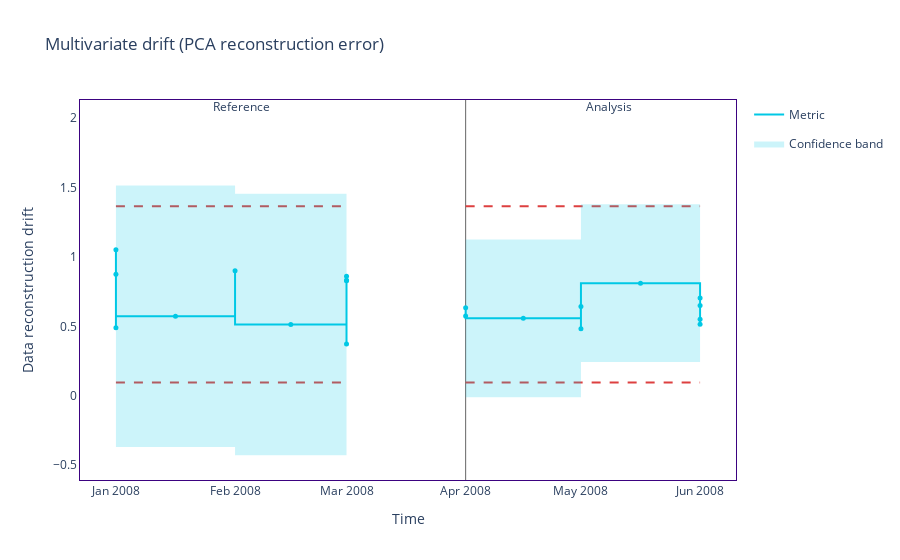

Notebook source saved alongside this figure:
### Code cell
figure = result_2008.plot()

figure.show()

### Figure 1 — Plotly figure (JSON) as saved in the notebook; plotly's stock layout.template omitted (floating-point values rounded to 4 significant figures)
{"data": [{"hoverinfo": "skip", "legendgroup": "metric_reference", "line": {"color": "#00c8e5", "shape": "hv", "width": 2}, "mode": "lines", "name": "Metric", "showlegend": true, "type": "scatter", "x": ["2008-01-01T00:00:00", "2008-01-01T00:00:00", "2008-01-01T00:00:00", "2008-01-01T00:00:00", "2008-02-01T00:00:00", "2008-02-01T00:00:00", "2008-03-01T00:00:00", "2008-03-01T00:00:00", "2008-03-01T00:00:00", "2008-03-01T00:00:00", "2008-03-01T00:00:00"], "y": [0.8746, 1.051, 0.4897, 0.5727, 0.8994, 0.5134, 0.8278, 0.8314, 0.8604, 0.3725, 0.3725]}, {"customdata": [["Data reconstruction drift", "<b style=\"color:#00c8e5;line-height:60px\">Reference</b>", "", "[0:3]", "From <b>Jan-01-2008</b> to <b>Jan-01-2008</b>", 0.8746, 0.941], ["Data reconstruction drift", "<b style=\"color:#00c8e5;line-height:60px\">Reference</b>", "", "[4:7]", "From <b>Jan-01-2008</b> to <b>Jan-01-2008</b>", 1.051, 0.941], ["Data reconstruction drift", "<b style=\"color:#00c8e5;line-height:60px\">Reference</b>", "", "[8:11]", "From <b>Jan-01-2008</b> to <b>Jan-01-2008</b>", 0.4897, 0.941], ["Data reconstruction drift", "<b style=\"color:#00c8e5;line-height:60px\">Reference</b>", "", "[12:15]", "From <b>Jan-01-2008</b> to <b>Feb-01-2008</b>", 0.5727, 0.941], ["Data reconstruction drift", "<b style=\"color:#00c8e5;line-height:60px\">Reference</b>", "", "[16:19]", "From <b>Feb-01-2008</b> to <b>Feb-01-2008</b>", 0.8994, 0.941], ["Data reconstruction drift", "<b style=\"color:#00c8e5;line-height:60px\">Reference</b>", "", "[20:23]", "From <b>Feb-01-2008</b> to <b>Mar-01-2008</b>", 0.5134, 0.941], ["Data reconstruction drift", "<b style=\"color:#00c8e5;line-height:60px\">Reference</b>", "", "[24:27]", "From <b>Mar-01-2008</b> to <b>Mar-01-2008</b>", 0.8278, 0.941], ["Data reconstruction drift", "<b style=\"color:#00c8e5;line-height:60px\">Reference</b>", "", "[28:31]", "From <b>Mar-01-2008</b> to <b>Mar-01-2008</b>", 0.8314, 0.941], ["Data reconstruction drift", "<b style=\"color:#00c8e5;line-height:60px\">Reference</b>", "", "[32:35]", "From <b>Mar-01-2008</b> to <b>Mar-01-2008</b>", 0.8604, 0.941], ["Data reconstruction drift", "<b style=\"color:#00c8e5;line-height:60px\">Reference</b>", "", "[40:39]", "From <b>Mar-01-2008</b> to <b>Mar-01-2008</b>", 0.3725, 0.8417]], "hovertemplate": "%{customdata[1]} &nbsp; &nbsp; %{customdata[2]} <br />Chunk: <b>%{customdata[3]}</b> &nbsp; &nbsp; %{customdata[4]} <br />%{customdata[0]}: <b>%{customdata[5]}</b><br />Confidence band: +/- <b>%{customdata[6]}</b><br /><extra></extra>", "legendgroup": "metric_reference", "marker": {"color": "#00c8e5", "size": 5, "symbol": "circle"}, "mode": "markers", "name": "Metric", "showlegend": false, "type": "scatter", "x": ["2008-01-01T00:00:00", "2008-01-01T00:00:00", "2008-01-01T00:00:00", "2008-01-16T12:00:00", "2008-02-01T00:00:00", "2008-02-15T12:00:00", "2008-03-01T00:00:00", "2008-03-01T00:00:00", "2008-03-01T00:00:00", "2008-03-01T00:00:00"], "y": [0.8746, 1.051, 0.4897, 0.5727, 0.8994, 0.5134, 0.8278, 0.8314, 0.8604, 0.3725, 0.3725]}, {"hoverinfo": "skip", "legendgroup": "metric_analysis", "line": {"color": "#00c8e5", "shape": "hv", "width": 2}, "mode": "lines", "name": "Metric", "showlegend": false, "type": "scatter", "x": ["2008-04-01T00:00:00", "2008-04-01T00:00:00", "2008-04-01T00:00:00", "2008-05-01T00:00:00", "2008-05-01T00:00:00", "2008-05-01T00:00:00", "2008-06-01T00:00:00", "2008-06-01T00:00:00", "2008-06-01T00:00:00", "2008-06-01T00:00:00", "2008-06-01T00:00:00"], "y": [0.6344, 0.5742, 0.5571, 0.6428, 0.4816, 0.8107, 0.7043, 0.5156, 0.6494, 0.551, 0.551]}, {"customdata": [["Data reconstruction drift", "<b style=\"color:#3b0280;line-height:60px\">Analysis</b>", "", "[0:10]", "From <b>Apr-01-2008</b> to <b>Apr-01-2008</b>", 0.6344, 0.5675], ["Data reconstruction drift", "<b style=\"color:#3b0280;line-height:60px\">Analysis</b>", "", "[11:21]", "From <b>Apr-01-2008</b> to <b>Apr-01-2008</b>", 0.5742, 0.5675], ["Data reconstruction drift", "<b style=\"color:#3b0280;line-height:60px\">Analysis</b>", "", "[22:32]", "From <b>Apr-01-2008</b> to <b>May-01-2008</b>", 0.5571, 0.5675], ["Data reconstruction drift", "<b style=\"color:#3b0280;line-height:60px\">Analysis</b>", "", "[33:43]", "From <b>May-01-2008</b> to <b>May-01-2008</b>", 0.6428, 0.5675], ["Data reconstruction drift", "<b style=\"color:#3b0280;line-height:60px\">Analysis</b>", "", "[44:54]", "From <b>May-01-2008</b> to <b>May-01-2008</b>", 0.4816, 0.5675], ["Data reconstruction drift", "<b style=\"color:#3b0280;line-height:60px\">Analysis</b>", "", "[55:65]", "From <b>May-01-2008</b> to <b>Jun-01-2008</b>", 0.8107, 0.5675], ["Data reconstruction drift", "<b style=\"color:#3b0280;line-height:60px\">Analysis</b>", "", "[66:76]", "From <b>Jun-01-2008</b> to <b>Jun-01-2008</b>", 0.7043, 0.5675], ["Data reconstruction drift", "<b style=\"color:#3b0280;line-height:60px\">Analysis</b>", "", "[77:87]", "From <b>Jun-01-2008</b> to <b>Jun-01-2008</b>", 0.5156, 0.5675], ["Data reconstruction drift", "<b style=\"color:#3b0280;line-height:60px\">Analysis</b>", "", "[88:98]", "From <b>Jun-01-2008</b> to <b>Jun-01-2008</b>", 0.6494, 0.5675], ["Data reconstruction drift", "<b style=\"color:#3b0280;line-height:60px\">Analysis</b>", "", "[110:109]", "From <b>Jun-01-2008</b> to <b>Jun-01-2008</b>", 0.551, 0.4705]], "hovertemplate": "%{customdata[1]} &nbsp; &nbsp; %{customdata[2]} <br />Chunk: <b>%{customdata[3]}</b> &nbsp; &nbsp; %{customdata[4]} <br />%{customdata[0]}: <b>%{customdata[5]}</b><br />Confidence band: +/- <b>%{customdata[6]}</b><br /><extra></extra>", "legendgroup": "metric_analysis", "marker": {"color": "#00c8e5", "size": 5, "symbol": "circle"}, "mode": "markers", "name": "Metric", "showlegend": false, "type": "scatter", "x": ["2008-04-01T00:00:00", "2008-04-01T00:00:00", "2008-04-16T00:00:00", "2008-05-01T00:00:00", "2008-05-01T00:00:00", "2008-05-16T12:00:00", "2008-06-01T00:00:00", "2008-06-01T00:00:00", "2008-06-01T00:00:00", "2008-06-01T00:00:00"], "y": [0.6344, 0.5742, 0.5571, 0.6428, 0.4816, 0.8107, 0.7043, 0.5156, 0.6494, 0.551, 0.551]}, {"hoverinfo": "skip", "legendgroup": "alert", "marker": {"color": "#DD4040", "size": 8, "symbol": "diamond"}, "mode": "markers", "name": "Alert", "showlegend": true, "type": "scatter", "x": [], "y": []}, {"hoverinfo": "skip", "legendgroup": "thresh", "line": {"color": "#DD4040", "dash": "dash", "width": 2}, "mode": "lines", "name": "Threshold", "showlegend": false, "type": "scatter", "x": ["2008-01-01T00:00:00", "2008-01-01T00:00:00", "2008-01-01T00:00:00", "2008-01-01T00:00:00", "2008-02-01T00:00:00", "2008-02-01T00:00:00", "2008-03-01T00:00:00", "2008-03-01T00:00:00", "2008-03-01T00:00:00", "2008-03-01T00:00:00", "2008-03-01T00:00:00"], "y": [1.363, 1.363, 1.363, 1.363, 1.363, 1.363, 1.363, 1.363, 1.363, 1.363, 1.363]}, {"hoverinfo": "skip", "legendgroup": "thresh", "line": {"color": "#DD4040", "dash": "dash", "width": 2}, "mode": "lines", "name": "Threshold", "showlegend": false, "type": "scatter", "x": ["2008-01-01T00:00:00", "2008-01-01T00:00:00", "2008-01-01T00:00:00", "2008-01-01T00:00:00", "2008-02-01T00:00:00", "2008-02-01T00:00:00", "2008-03-01T00:00:00", "2008-03-01T00:00:00", "2008-03-01T00:00:00", "2008-03-01T00:00:00", "2008-03-01T00:00:00"], "y": [0.09534, 0.09534, 0.09534, 0.09534, 0.09534, 0.09534, 0.09534, 0.09534, 0.09534, 0.09534, 0.09534]}, {"hoverinfo": "skip", "legendgroup": "thresh", "line": {"color": "#DD4040", "dash": "dash", "width": 2}, "mode": "lines", "name": "Threshold", "showlegend": false, "type": "scatter", "x": ["2008-04-01T00:00:00", "2008-04-01T00:00:00", "2008-04-01T00:00:00", "2008-05-01T00:00:00", "2008-05-01T00:00:00", "2008-05-01T00:00:00", "2008-06-01T00:00:00", "2008-06-01T00:00:00", "2008-06-01T00:00:00", "2008-06-01T00:00:00", "2008-06-01T00:00:00"], "y": [1.363, 1.363, 1.363, 1.363, 1.363, 1.363, 1.363, 1.363, 1.363, 1.363, 1.363]}, {"hoverinfo": "skip", "legendgroup": "thresh", "line": {"color": "#DD4040", "dash": "dash", "width": 2}, "mode": "lines", "name": "Threshold", "showlegend": false, "type": "scatter", "x": ["2008-04-01T00:00:00", "2008-04-01T00:00:00", "2008-04-01T00:00:00", "2008-05-01T00:00:00", "2008-05-01T00:00:00", "2008-05-01T00:00:00", "2008-06-01T00:00:00", "2008-06-01T00:00:00", "2008-06-01T00:00:00", "2008-06-01T00:00:00", "2008-06-01T00:00:00"], "y": [0.09534, 0.09534, 0.09534, 0.09534, 0.09534, 0.09534, 0.09534, 0.09534, 0.09534, 0.09534, 0.09534]}, {"hoverinfo": "skip", "line": {"color": "rgba(0,0,0,0)", "shape": "hv"}, "mode": "lines", "name": "Confidence band", "showlegend": false, "type": "scatter", "x": ["2008-01-01T00:00:00", "2008-01-01T00:00:00", "2008-01-01T00:00:00", "2008-01-01T00:00:00", "2008-02-01T00:00:00", "2008-02-01T00:00:00", "2008-03-01T00:00:00", "2008-03-01T00:00:00", "2008-03-01T00:00:00", "2008-03-01T00:00:00", "2008-03-01T00:00:00"], "y": [1.816, 1.992, 1.431, 1.514, 1.84, 1.454, 1.769, 1.772, 1.801, 1.214, 1.214]}, {"fill": "tonexty", "fillcolor": "rgba(0.0, 0.7843137254901961, 0.8980392156862745, 0.2)", "hoverinfo": "skip", "line": {"color": "rgba(0,0,0,0)", "shape": "hv"}, "mode": "lines", "name": "Confidence band", "showlegend": true, "type": "scatter", "x": ["2008-01-01T00:00:00", "2008-01-01T00:00:00", "2008-01-01T00:00:00", "2008-01-01T00:00:00", "2008-02-01T00:00:00", "2008-02-01T00:00:00", "2008-03-01T00:00:00", "2008-03-01T00:00:00", "2008-03-01T00:00:00", "2008-03-01T00:00:00", "2008-03-01T00:00:00"], "y": [-0.06641, 0.1096, -0.4514, -0.3684, -0.04168, -0.4277, -0.1132, -0.1096, -0.08058, -0.4692, -0.4692]}, {"hoverinfo": "skip", "line": {"color": "rgba(0,0,0,0)", "shape": "hv"}, "mode": "lines", "name": "Confidence band", "showlegend": false, "type": "scatter", "x": ["2008-04-01T00:00:00", "2008-04-01T00:00:00", "2008-04-01T00:00:00", "2008-05-01T00:00:00", "2008-05-01T00:00:00", "2008-05-01T00:00:00", "2008-06-01T00:00:00", "2008-06-01T00:00:00", "2008-06-01T00:00:00", "2008-06-01T00:00:00", "2008-06-01T00:00:00"], "y": [1.202, 1.142, 1.125, 1.21, 1.049, 1.378, 1.272, 1.083, 1.217, 1.022, 1.022]}, {"fill": "tonexty", "fillcolor": "rgba(0.0, 0.7843137254901961, 0.8980392156862745, 0.2)", "hoverinfo": "skip", "line": {"color": "rgba(0,0,0,0)", "shape": "hv"}, "mode": "lines", "name": "Confidence band", "showlegend": false, "type": "scatter", "x": ["2008-04-01T00:00:00", "2008-04-01T00:00:00", "2008-04-01T00:00:00", "2008-05-01T00:00:00", "2008-05-01T00:00:00", "2008-05-01T00:00:00", "2008-06-01T00:00:00", "2008-06-01T00:00:00", "2008-06-01T00:00:00", "2008-06-01T00:00:00", "2008-06-01T00:00:00"], "y": [0.06689, 0.006788, -0.01037, 0.07532, -0.08584, 0.2432, 0.1369, -0.05188, 0.0819, 0.08052, 0.08052]}], "layout": {"annotations": [{"showarrow": false, "text": "Reference", "x": "2008-01-31T04:48:00", "xshift": 10, "y": 1.01, "yref": "y domain"}, {"showarrow": false, "text": "Analysis", "x": "2008-05-04T09:36:00", "xshift": 15, "y": 1.01, "yref": "y domain"}], "hoverlabel": {"bgcolor": "white", "font": {"size": 14}}, "legend": {"itemclick": false, "itemdoubleclick": false, "traceorder": "grouped"}, "paper_bgcolor": "rgba(255,255,255,1)", "plot_bgcolor": "rgba(255,255,255,1)", "shapes": [{"layer": "below", "line": {"color": "#666666", "width": 1}, "type": "line", "x0": "2008-04-01T00:00:00", "x1": "2008-04-01T00:00:00", "xref": "x", "y0": 0, "y1": 1, "yref": "y domain"}], "title": {"text": "Multivariate drift (PCA reconstruction error)"}, "xaxis": {"linecolor": "#3b0280", "matches": "x", "mirror": true, "showgrid": false, "title": {"text": "Time"}, "zeroline": false}, "yaxis": {"linecolor": "#3b0280", "mirror": true, "showgrid": false, "title": {"text": "Data reconstruction drift"}, "zeroline": false}}}
